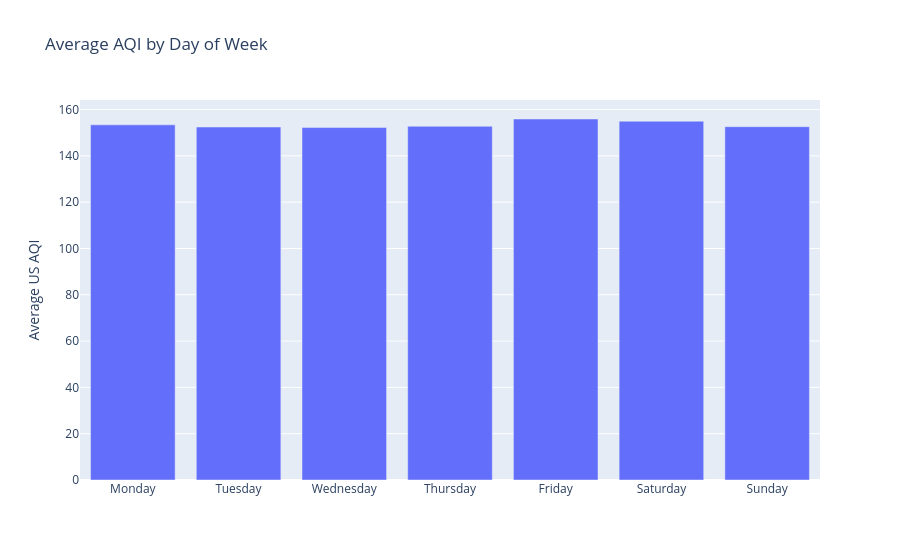

Source (notebook cell):
### Markdown cell above
## Chart 6: Day-of-week profile

Finding: day-of-week differences are present but much smaller than the month and hour effects.

Possible explanation: weekday activity patterns matter somewhat, but AQI in this dataset is dominated more by persistence and seasonal meteorology than by a strong weekly cycle.

Model implication: include day-of-week as a low-cost cyclical feature, but do not expect it to carry the model on its own.

### Code cell
dow = aqi_clean.groupby('day_name', observed=False)['us_aqi'].mean().reset_index()
fig = px.bar(dow, x='day_name', y='us_aqi', title='Average AQI by Day of Week')
fig.update_layout(xaxis_title='', yaxis_title='Average US AQI')
fig.show()

### Figure 1 — Plotly figure (JSON) as saved in the notebook; plotly's stock layout.template omitted (floating-point values rounded to 4 significant figures)
{"data": [{"alignmentgroup": "True", "hovertemplate": "day_name=%{x}<br>us_aqi=%{y}<extra></extra>", "legendgroup": "", "marker": {"color": "#636efa", "pattern": {"shape": ""}}, "name": "", "offsetgroup": "", "orientation": "v", "showlegend": false, "textposition": "auto", "type": "bar", "x": ["Monday", "Tuesday", "Wednesday", "Thursday", "Friday", "Saturday", "Sunday"], "xaxis": "x", "y": [153.4, 152.5, 152.2, 152.8, 155.9, 155.0, 152.6], "yaxis": "y"}], "layout": {"barmode": "relative", "legend": {"tracegroupgap": 0}, "title": {"text": "Average AQI by Day of Week"}, "xaxis": {"anchor": "y", "domain": [0, 1], "title": {"text": ""}}, "yaxis": {"anchor": "x", "domain": [0, 1], "title": {"text": "Average US AQI"}}}}
